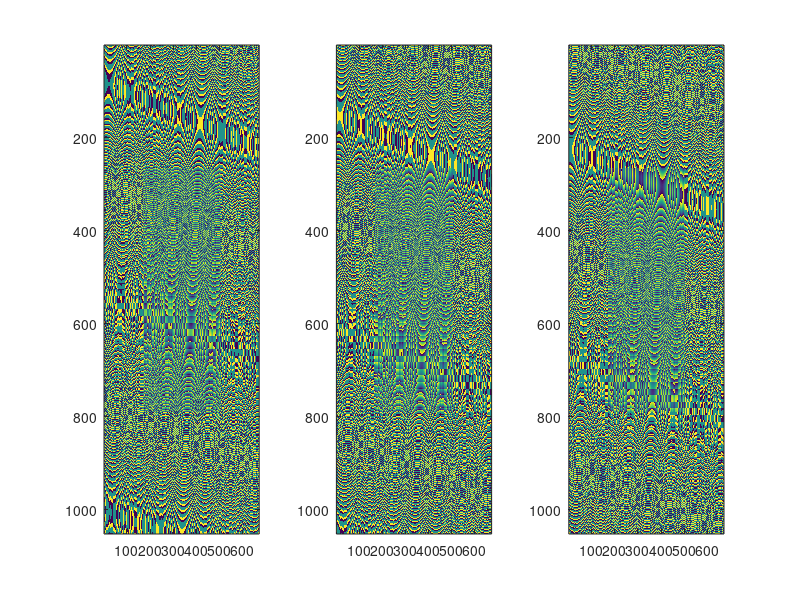
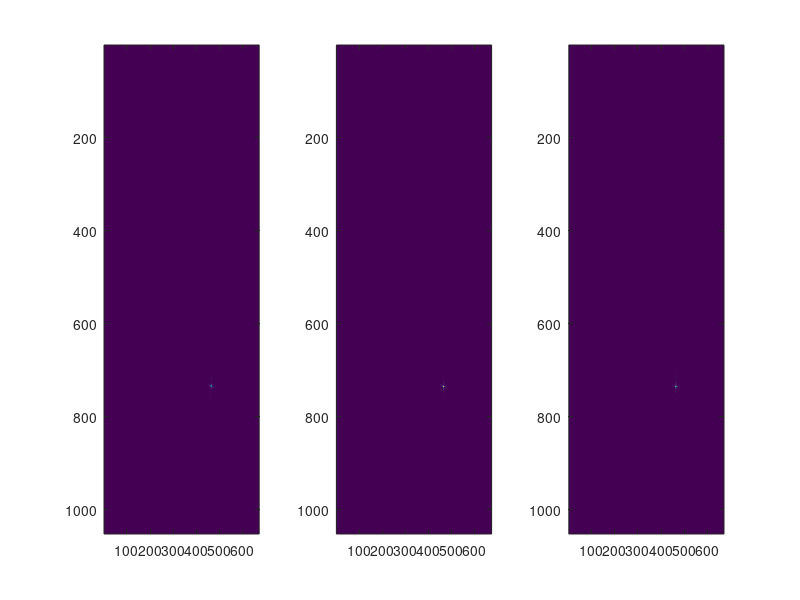
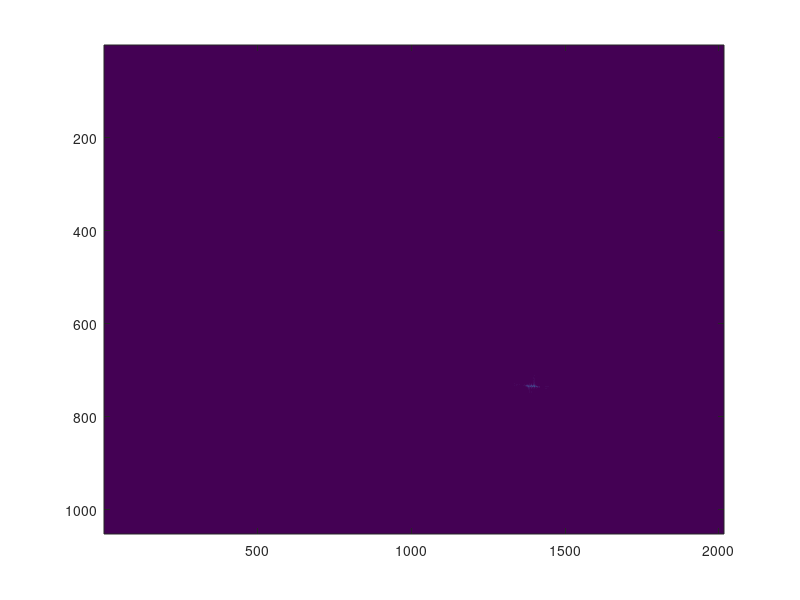

Reproduce these figures in MATLAB, in order.
clear; clc;

%%参数与初始化
EarthMass = 6e24; %地球质量(kg)
EarthRadius = 6.37e6; %地球半径6371km
Gravitational = 6.67e-11; %万有引力常量
f0 = 5.4e9; % 中心频率
H = 755e3; % 飞行高度
Tr = 10e-6; % 脉冲宽度
Br = 2.8e7; % 子带带宽
Fr = 1.2*Br; % 子带采样率
step_f = Br;
sub_N = 3;
sub_f = f0+(1:sub_N)*step_f;
f0 = sub_f((sub_N+1)/2);

% sub_f = [sub_f2];
c = 299792458;
Vr = sqrt(Gravitational*EarthMass/(EarthRadius + H));
Vg = Vr;
Vs = Vr;
La = 15;
phi = deg2rad(20); % 俯仰角
incidence = deg2rad(20.5); % 入射角

Kr = Br/Tr;
sub_lambda = c./sub_f;
lambda = c/(f0);


R0 = H/cos(phi);
R_eta_c = H/cos(incidence);
theta_rc = acos(R0/R_eta_c);
eta_c = -R_eta_c*sin(theta_rc)/Vr;

sub_fnc = 2*Vr*sin(theta_rc)./sub_lambda;
fnc = 2*Vr*sin(theta_rc)/lambda;
Ta = 0.886*R_eta_c*lambda/(La*Vg*cos(theta_rc));
delta_fdop = 2*0.886*Vs*cos(theta_rc)/La; 
PRF = 1.7*delta_fdop;
% Ka = 2*Vr^2*cos(theta_rc)^3/(lambda*R0);

Nr = 2*ceil(Fr*Tr);
Na = 2*ceil(PRF*Ta);

% 构造距离向与方位向时间与频率
t_tau = 2*R_eta_c/c + (-Nr/2:Nr/2-1)*(1/Fr);
t_eta = eta_c+(-Na/2:Na/2-1)*(1/PRF);


f_tau = fftshift((-Nr/2:Nr/2-1)*(Fr/Nr));
f_eta = fnc+(-Na/2:Na/2-1)*(PRF/Na);

[mat_t_tau, mat_t_eta] = meshgrid(t_tau, t_eta);
[mat_f_tau, mat_f_eta] = meshgrid(f_tau, f_eta);

% 脉内串发，构造偏移时间
step_T = 0;
sub_t_offset = (0:sub_N-1)*step_T; % 添加保护带，偏移时间为2*T

%% 点目标回波产生
pointx = 500;
pointy = 500;
point = [pointx, pointy];



S_echo = zeros(3, Na, Nr);
% noisy_A = randn([1,sub_N]);
% noisy_P = randn([1,sub_N])*2;
% noisy_T = randn([1,sub_N])*5*1e-9;

noisy_A = zeros(1,sub_N);
noisy_P = zeros(1,sub_N);
noisy_T = zeros(1,sub_N); 

for i = 1:sub_N

    mat_t_tau_noisy = mat_t_tau - noisy_T(i);
    mat_t_eta_offset = mat_t_eta+sub_t_offset(i);

    R0_target = sqrt((R0*sin(phi)+point(1))^2+H^2);
    R_eta_target = sqrt(R0_target^2+(point(2)-Vr*mat_t_eta_offset).^2);
    t_etac_target = (point(2)-R0_target*tan(theta_rc))/Vr;

    Wr = abs(mat_t_tau_noisy-2*R_eta_c/c) < Tr/2;
    % Wa = sinc((La*atan(Vg*(mat_t_eta_offset - t_etac_target)./R0_target)/sub_lambda(i))).^2;
    Wa = abs(mat_t_eta_offset - eta_c - sub_t_offset(i))<Ta/2;
    sub_phase = exp(1j*pi*Kr*(mat_t_tau_noisy-2*R_eta_target/c).^2).*exp(-2j*pi*sub_f(i)*2*R_eta_target/c).*exp(2j*pi*noisy_P(i));

    S_echo(i,:,:) = (1+noisy_A(i))*Wr.*Wa.*sub_phase;
end


figure("name", "回波");
for i = 1:sub_N
    subplot(1,sub_N,i);
    sub_S_echo = squeeze(S_echo(i, :, :));
    imagesc(angle(sub_S_echo));
end

uprate = sub_N;
Nr_up = Nr*uprate;
Na_up = Na*sub_N;
t_tau_upsample = 2*R_eta_c/c + (-Nr_up/2:Nr_up/2-1)*(1/(Fr*uprate));
f_tau_upsample = fftshift((-Nr_up/2:Nr_up/2-1)*(Fr/Nr));
[mat_t_tau_upsample, mat_t_eta_upsample] = meshgrid(t_tau_upsample, t_eta);
[mat_f_tau_upsample, mat_f_eta_upsample] = meshgrid(f_tau_upsample, f_eta);
S_ftau_eta = zeros(Na, Nr_up);
plot_range = 1:Nr;

figure("name", "子带成像");

target_upsample = zeros(3, Na, Nr_up);

for i = 1:sub_N
    sub_S_echo = squeeze(S_echo(i, :, :));
    Hr =  (abs(mat_f_tau)<Br/2).*exp(1j*pi*mat_f_tau.^2/Kr);
    sub_S_ftau_eta = fft(sub_S_echo, Nr, 2);
    sub_S_ftau_eta = sub_S_ftau_eta.*Hr;
    sub_S_tau_eta = ifft(sub_S_ftau_eta, Nr, 2);

    R_eta = sqrt(R0^2+(Vr*mat_t_eta_offset).^2);
    sub_S_tau_eta = sub_S_tau_eta.*exp(2j*pi*sub_f(i)*2*R_eta/c).*exp(-2j*pi*f0*2*R_eta/c);

    sub_S_tau_feta = fft(sub_S_tau_eta, Na, 1);
    delta_R = lambda^2*R0*mat_f_eta.^2/(8*Vr^2);
    G_rcmc = exp(1j*4*pi*mat_f_tau.*delta_R/c);
    sub_S_ftau_feta = fft(sub_S_tau_feta, Nr, 2);
    sub_S_ftau_feta = sub_S_ftau_feta.*G_rcmc;
    sub_S_tau_feta_rcmc = ifft(sub_S_ftau_feta, Nr, 2);

    mat_R0 = (mat_t_tau*c/2)*cos(theta_rc);
    Ka = 2 * Vr^2 * cos(theta_rc)^2 ./ (lambda * mat_R0);
    sub_S_tau_feta = sub_S_tau_feta_rcmc;
    Ha = exp(-1j*pi*mat_f_eta.^2./Ka);
    offset = exp(-1j*2*pi*mat_f_eta.*eta_c);
    sub_S_tau_feta = sub_S_tau_feta.*Ha.*offset;
    target = ifft(sub_S_tau_feta, Na, 1);

    sub_S_ftau_eta = fft(target, Nr, 2);
    s_f_upsample = zeros(Na, Nr_up);
    s_f_upsample(:,((Nr_up/2-Nr/2):(Nr_up/2+Nr/2-1))) = sub_S_ftau_eta;
    target_upsample(i, :, :) = ifft(s_f_upsample, Nr_up, 2);
    subplot(1,sub_N,i);
    imagesc(abs(target));
end

S_tau_eta = zeros(Na, Nr_up);
R_ref = sqrt(R0_target^2+(point(2)-Vr*(mat_t_eta_upsample+sub_t_offset((sub_N+1)/2))).^2);
for i = 1:sub_N
    target = squeeze(target_upsample(i, :, :));
    R_eta_target = sqrt(R0_target^2+(point(2)-Vr*(mat_t_eta_upsample+sub_t_offset(i))).^2);

    % target = target.*exp(2j*pi*(sub_fnc(i)-fnc).*mat_t_eta_upsample);


    target_shift = target.*exp(2j*pi*(i-(sub_N+1)/2)*step_f.*mat_t_tau_upsample);
    S_tau_eta = target_shift+S_tau_eta;
end

figure("name","最终效果");
imagesc(abs(S_tau_eta));
